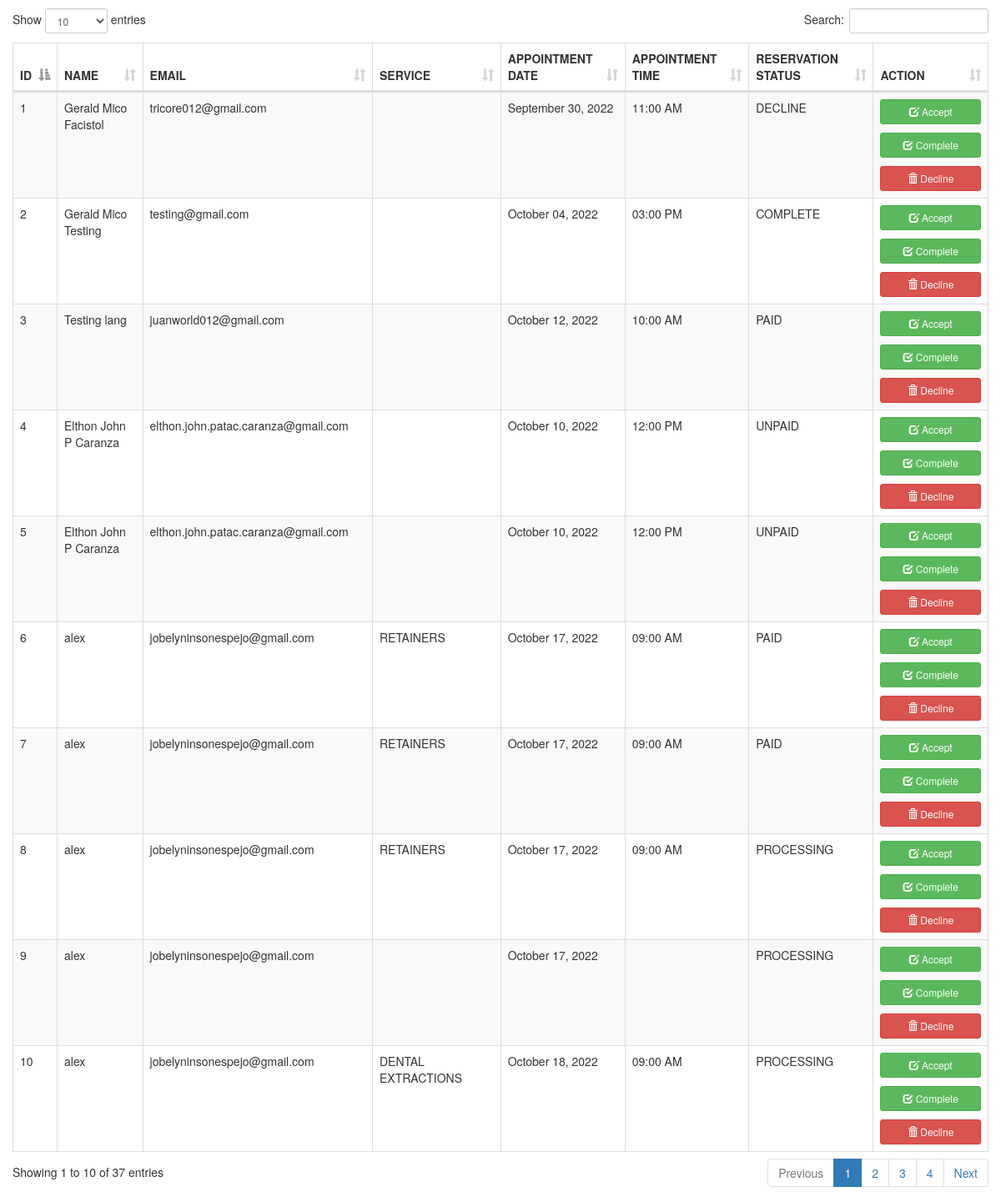
Page /ADMIN/frame/index.php on the committed database.
### tables this page shows
CREATE TABLE `appointment` (
  `appoint_id` int(11) NOT NULL,
  `patient_id` int(11) NOT NULL,
  `appoint_date` text NOT NULL,
  `appoint_time` text NOT NULL,
  `service_id` int(11) NOT NULL,
  `email` varchar(64) NOT NULL,
  `status` varchar(250) NOT NULL
);

CREATE TABLE `patient` (
  `user_id` int(11) NOT NULL,
  `fullname` varchar(250) NOT NULL,
  `email` varchar(250) NOT NULL,
  `password` varchar(250) NOT NULL,
  `contact` varchar(250) NOT NULL,
  `address` varchar(250) NOT NULL,
  `region` varchar(50) NOT NULL,
  `city` varchar(50) NOT NULL,
  `code` int(100) NOT NULL,
  `status` varchar(50) NOT NULL,
  `date_created` date NOT NULL
);

CREATE TABLE `services` (
  `service_id` int(15) NOT NULL,
  `service_name` text NOT NULL,
  `service_type` text NOT NULL,
  `service_image` text NOT NULL,
  `service_price_range` text NOT NULL,
  `service_desc` text NOT NULL
);

### ADMIN/frame/index.php (the view, shortened to what this page needs)
<!DOCTYPE html>
<html>
<head>
	<link rel="stylesheet" type="text/css" href="bootstrap/css/bootstrap.min.css">
	<link rel="stylesheet" type="text/css" href="datatable/dataTable.bootstrap.min.css">
</head>
<body>
<div class="container">
	<div class="row">
		<div class="col-sm-12">
			<div class="height10">
			</div>
			<div class="row">
				<table id="myTable" class="table table-bordered table-striped">
					<thead>
						<th>ID</th>
						<th>NAME</th>
						<th>EMAIL</th>
						<th>SERVICE</th>
						<th>APPOINTMENT DATE</th>
						<th>APPOINTMENT TIME</th>
						<th>RESERVATION STATUS</th>
						<th>ACTION</th>
					</thead>
					<tbody>
						<?php
							include_once('../../connection/connection.php');
							$sql = "SELECT *,appointment.status AS RAP, appointment.appoint_id as RIP FROM `appointment` LEFT JOIN services ON appointment.service_id = services.service_id LEFT JOIN patient ON appointment.patient_id = patient.user_id ORDER BY appointment.appoint_id DESC";
							$query = $conn->query($sql);
							while($row = $query->fetch_assoc()){
								echo
								"<tr>
									<td>".$row['appoint_id']."</td>
									<td>".$row['fullname']."</td>
									<td>".$row['email']."</td>
									<td>".$row['service_name']."</td>
									<td>".date('F d, Y', strtotime($row['appoint_date']))."</td>
									<td>".$row['appoint_time']."</td>
									<td>".$row['RAP']."</td>
									<td>
										<a href='#approve_".$row['RIP']."' class='btn btn-success btn-sm' data-toggle='modal' style='width:100%;'><span class='glyphicon glyphicon-edit'></span> Accept</a>
										<a href='#complete_".$row['RIP']."' class='btn btn-success btn-sm' data-toggle='modal' style='width:100%; margin-top:10px;'><span class='glyphicon glyphicon-check'></span> Complete</a>
											<a href='#decline_".$row['RIP']."' class='btn btn-danger btn-sm' data-toggle='modal' style='margin-top:10px; width:100%;'><span class='glyphicon glyphicon-trash'></span> Decline</a>
							 		</td>
								</tr>";
							}
						?>
					</tbody>
				</table>
			</div>
		</div>
	</div>
</div>
</body>
</html>

### ADMIN/frame/index.php (style rules this page uses)
.height10 { height:10px; }

### rows in the picture
appointment: appoint_id "10", patient.fullname "alex", patient.email "jobelyninsonespejo@gmail.com", service.service_name "DENTAL EXTRACTIONS", appoint_date "October 18, 2022", appoint_time "09:00 AM", status "PROCESSING"
appointment: appoint_id "9", patient.fullname "alex", patient.email "jobelyninsonespejo@gmail.com", appoint_date "October 17, 2022", status "PROCESSING"
appointment: appoint_id "8", patient.fullname "alex", patient.email "jobelyninsonespejo@gmail.com", service.service_name "RETAINERS", appoint_date "October 17, 2022", appoint_time "09:00 AM", status "PROCESSING"
appointment: appoint_id "7", patient.fullname "alex", patient.email "jobelyninsonespejo@gmail.com", service.service_name "RETAINERS", appoint_date "October 17, 2022", appoint_time "09:00 AM", status "PAID"
appointment: appoint_id "6", patient.fullname "alex", patient.email "jobelyninsonespejo@gmail.com", service.service_name "RETAINERS", appoint_date "October 17, 2022", appoint_time "09:00 AM", status "PAID"
appointment: appoint_id "5", patient.fullname "Elthon John P Caranza", patient.email "elthon.john.patac.caranza@gmail.com", appoint_date "October 10, 2022", appoint_time "12:00 PM", status "UNPAID"
appointment: appoint_id "4", patient.fullname "Elthon John P Caranza", patient.email "elthon.john.patac.caranza@gmail.com", appoint_date "October 10, 2022", appoint_time "12:00 PM", status "UNPAID"
appointment: appoint_id "3", patient.fullname "Testing lang", patient.email "juanworld012@gmail.com", appoint_date "October 12, 2022", appoint_time "10:00 AM", status "PAID"
appointment: appoint_id "2", patient.fullname "Gerald Mico Testing", patient.email "testing@gmail.com", appoint_date "October 04, 2022", appoint_time "03:00 PM", status "COMPLETE"
appointment: appoint_id "1", patient.fullname "Gerald Mico Facistol", patient.email "tricore012@gmail.com", appoint_date "September 30, 2022", appoint_time "11:00 AM", status "DECLINE"
